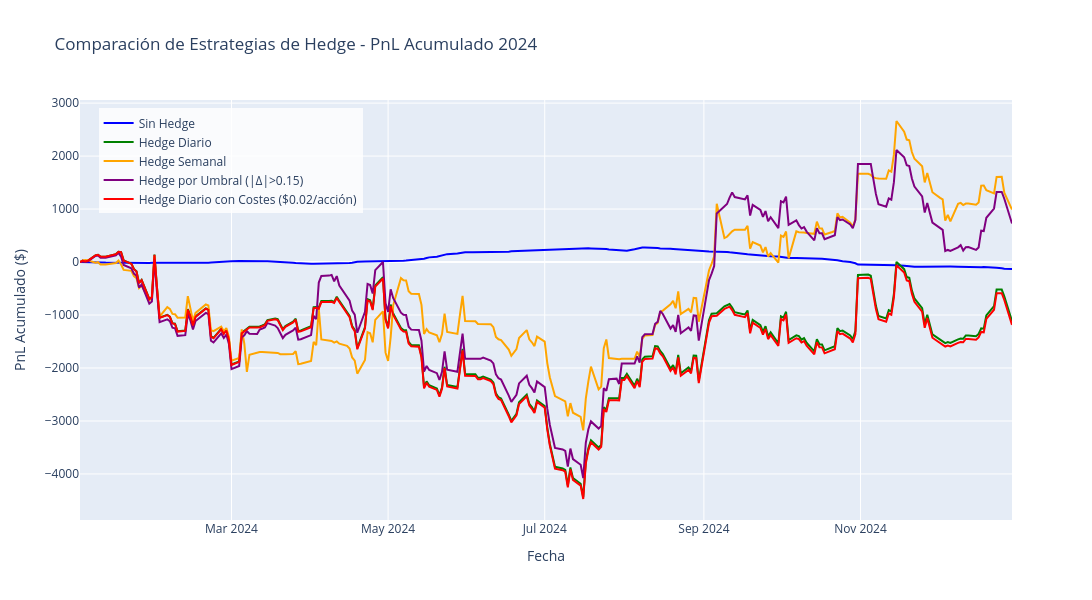

Here is the notebook cell this chart was saved with:
### Markdown cell above
# Fase 6

### Code cell
import plotly.graph_objects as go

# Crear figura única
fig = go.Figure()

# 1. Sin hedge
results_no_hedge = run_backtest(market_data, entry_dates, tenor_days=30)
fig.add_trace(
    go.Scatter(x=results_no_hedge.cumulative_pnl_straddle.index, 
               y=results_no_hedge.cumulative_pnl_straddle.values,
               mode='lines', name='Sin Hedge', line=dict(color='blue', width=2))
)

# 2. Hedge diario
config_daily = HedgeConfig(rebalance_freq='daily', multiplier=100)
results_daily = run_backtest(market_data, entry_dates, tenor_days=30, hedge_config=config_daily)
fig.add_trace(
    go.Scatter(x=results_daily.cumulative_pnl_hedge.index,
               y=results_daily.cumulative_pnl_hedge.values,
               mode='lines', name='Hedge Diario', line=dict(color='green', width=2))
)

# 3. Hedge semanal
config_weekly = HedgeConfig(rebalance_freq='weekly', multiplier=100)
results_weekly = run_backtest(market_data, entry_dates, tenor_days=30, hedge_config=config_weekly)
fig.add_trace(
    go.Scatter(x=results_weekly.cumulative_pnl_hedge.index,
               y=results_weekly.cumulative_pnl_hedge.values,
               mode='lines', name='Hedge Semanal', line=dict(color='orange', width=2))
)

# 4. Hedge por umbral
config_threshold = HedgeConfig(rebalance_freq='threshold', delta_threshold=0.15, multiplier=100)
results_threshold = run_backtest(market_data, entry_dates, tenor_days=30, hedge_config=config_threshold)
fig.add_trace(
    go.Scatter(x=results_threshold.cumulative_pnl_hedge.index,
               y=results_threshold.cumulative_pnl_hedge.values,
               mode='lines', name='Hedge por Umbral (|Δ|>0.15)', line=dict(color='purple', width=2))
)

# 5. Con costes
config_costs = HedgeConfig(rebalance_freq='daily', include_costs=True, cost_per_share=0.02, multiplier=100)
results_costs = run_backtest(market_data, entry_dates, tenor_days=30, hedge_config=config_costs)
fig.add_trace(
    go.Scatter(x=results_costs.cumulative_pnl_hedge.index,
               y=results_costs.cumulative_pnl_hedge.values,
               mode='lines', name='Hedge Diario con Costes ($0.02/acción)', line=dict(color='red', width=2))
)

# Actualizar layout
fig.update_layout(
    title='Comparación de Estrategias de Hedge - PnL Acumulado 2024',
    xaxis_title='Fecha',
    yaxis_title='PnL Acumulado ($)',
    legend=dict(x=0.02, y=0.98, bgcolor='rgba(255,255,255,0.8)'),
    hovermode='x unified',
    height=600,
    width=1200
)

fig.show()

# Guardar resultado para uso posterior
results = results_costs

### Figure 1 — Plotly figure (JSON) as saved in the notebook; plotly's stock layout.template omitted (floating-point values rounded to 4 significant figures; data arrays with more than 128 entries replaced by an {"elided": "..."} marker saying what was removed)
{"data": [{"line": {"color": "blue", "width": 2}, "mode": "lines", "name": "Sin Hedge", "type": "scatter", "x": {"elided": "251 str values"}, "y": {"elided": "251 float values"}}, {"line": {"color": "green", "width": 2}, "mode": "lines", "name": "Hedge Diario", "type": "scatter", "x": {"elided": "251 str values"}, "y": {"elided": "251 float values"}}, {"line": {"color": "orange", "width": 2}, "mode": "lines", "name": "Hedge Semanal", "type": "scatter", "x": {"elided": "251 str values"}, "y": {"elided": "251 float values"}}, {"line": {"color": "purple", "width": 2}, "mode": "lines", "name": "Hedge por Umbral (|Δ|>0.15)", "type": "scatter", "x": {"elided": "251 str values"}, "y": {"elided": "251 float values"}}, {"line": {"color": "red", "width": 2}, "mode": "lines", "name": "Hedge Diario con Costes ($0.02/acción)", "type": "scatter", "x": {"elided": "251 str values"}, "y": {"elided": "251 float values"}}], "layout": {"height": 600, "hovermode": "x unified", "legend": {"bgcolor": "rgba(255,255,255,0.8)", "x": 0.02, "y": 0.98}, "title": {"text": "Comparación de Estrategias de Hedge - PnL Acumulado 2024"}, "width": 1200, "xaxis": {"title": {"text": "Fecha"}}, "yaxis": {"title": {"text": "PnL Acumulado ($)"}}}}
